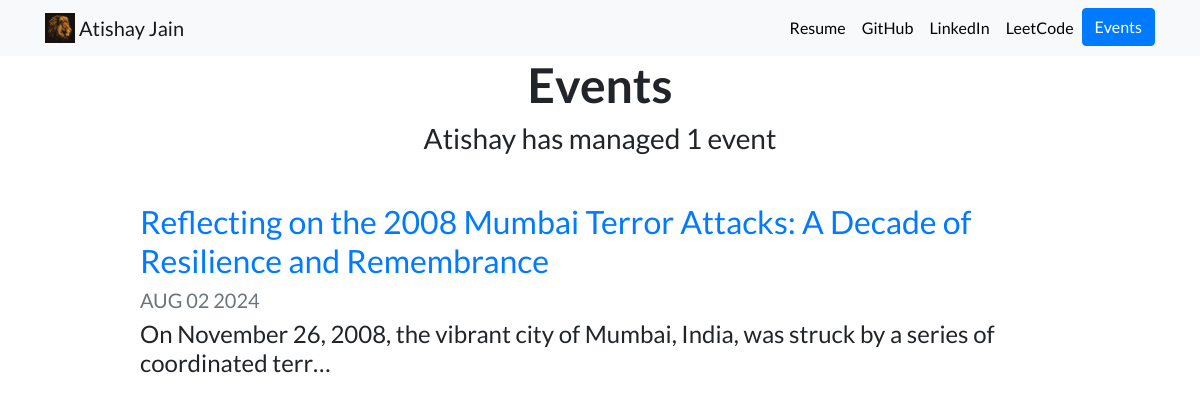
/blog/, run on an earlier commit of the app's database.
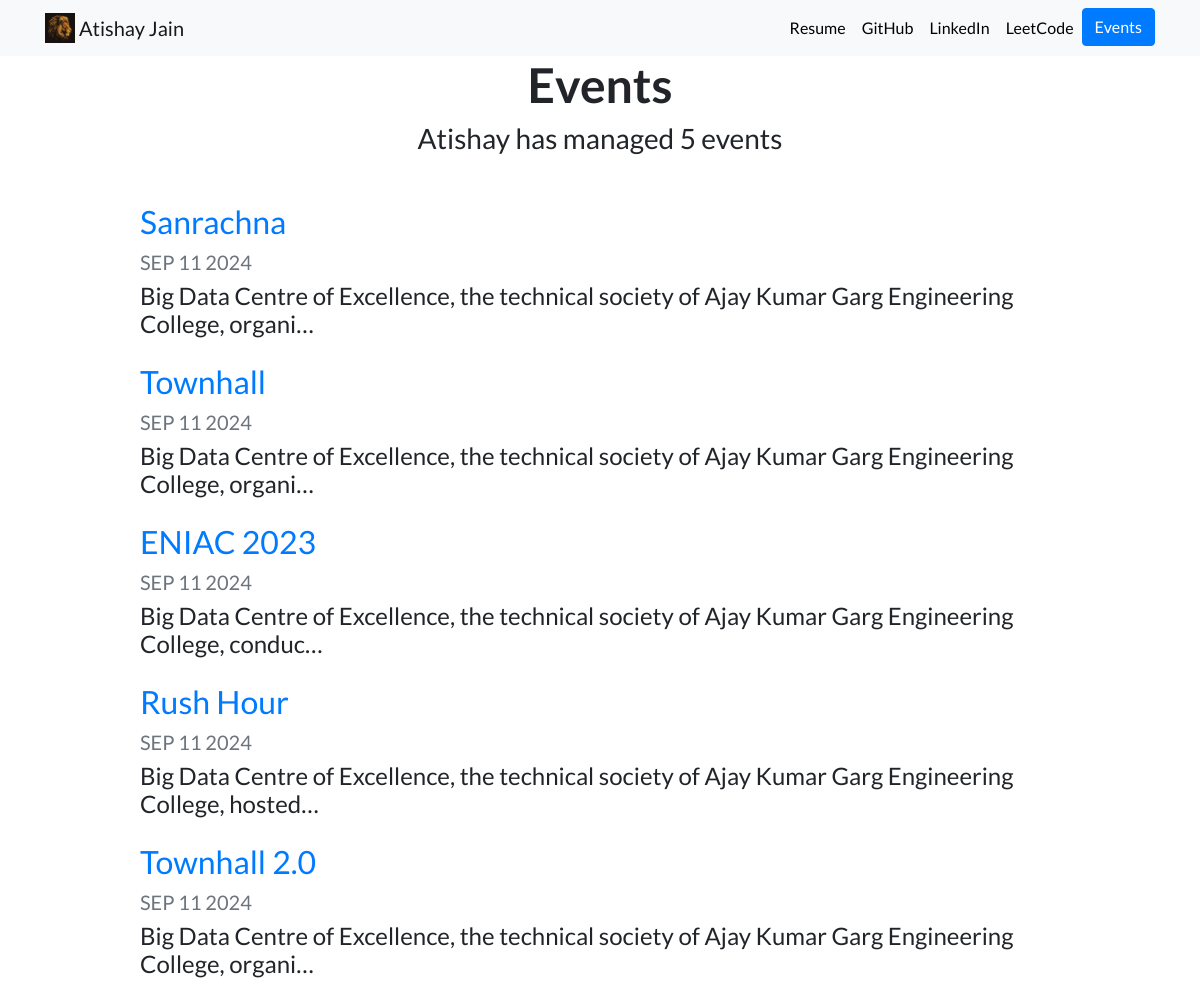
And on a later commit of the database.
### blog/models.py (models this page shows, shortened)
class Blog(models.Model):
    title=models.CharField(max_length=200)
    description=models.TextField()
    date=models.DateField()

### blog/views.py (the view)
# urls.py: path('',views.all_blogs, name='all_blogs'),
def all_blogs(request):
    blogs=Blog.objects.order_by('-date')
    return render(request, 'blog/all_blogs.html', {'blogs':blogs})

### blog/templates/blog/all_blogs.html
{% extends "portfolio/base.html" %}
{% load static %}
{% block content %}
<h1 id="blogtitle" class="font-weight-bold text-center">Events</h1>
<h3 class="text-center mb-5">Atishay has managed  {{ blogs.count }} event{{ blogs.count|pluralize }}</h3>
{% for blog in blogs %}
<div class="row justify-content-center my-3">
  <div class="col-md-10">
    <a href="{% url 'blog:detail' blog.id %}">
      <h2>{{ blog.title }}</h2>
    </a>
    <h5 class="text-muted">{{ blog.date|date:'M d Y'|upper }}</h5>
    <h4>{{ blog.description|striptags|truncatechars:100 }}</h4>
  </div>
</div>
{% endfor %}
{% endblock %}

What changed in the data, as far as the page shows it:
removed Blog: title "Reflecting on the 2008 Mumbai Terror Attacks: A Decade of Resilience and Remembrance", date "AUG 02 2024", description "On November 26, 2008, the vibrant city of Mumbai, India, was struck by a series of coordinated terr…"
added Blog: title "Sanrachna", date "SEP 11 2024", description "Big Data Centre of Excellence, the technical society of Ajay Kumar Garg Engineering College, organi…"
added Blog: title "Townhall", date "SEP 11 2024", description "Big Data Centre of Excellence, the technical society of Ajay Kumar Garg Engineering College, organi…"
added Blog: title "ENIAC 2023", date "SEP 11 2024", description "Big Data Centre of Excellence, the technical society of Ajay Kumar Garg Engineering College, conduc…"
added Blog: title "Rush Hour", date "SEP 11 2024", description "Big Data Centre of Excellence, the technical society of Ajay Kumar Garg Engineering College, hosted…"
added Blog: title "Townhall 2.0", date "SEP 11 2024", description "Big Data Centre of Excellence, the technical society of Ajay Kumar Garg Engineering College, organi…"
Also different on the page:
{{ blogs.count }}: "1" → "5"
